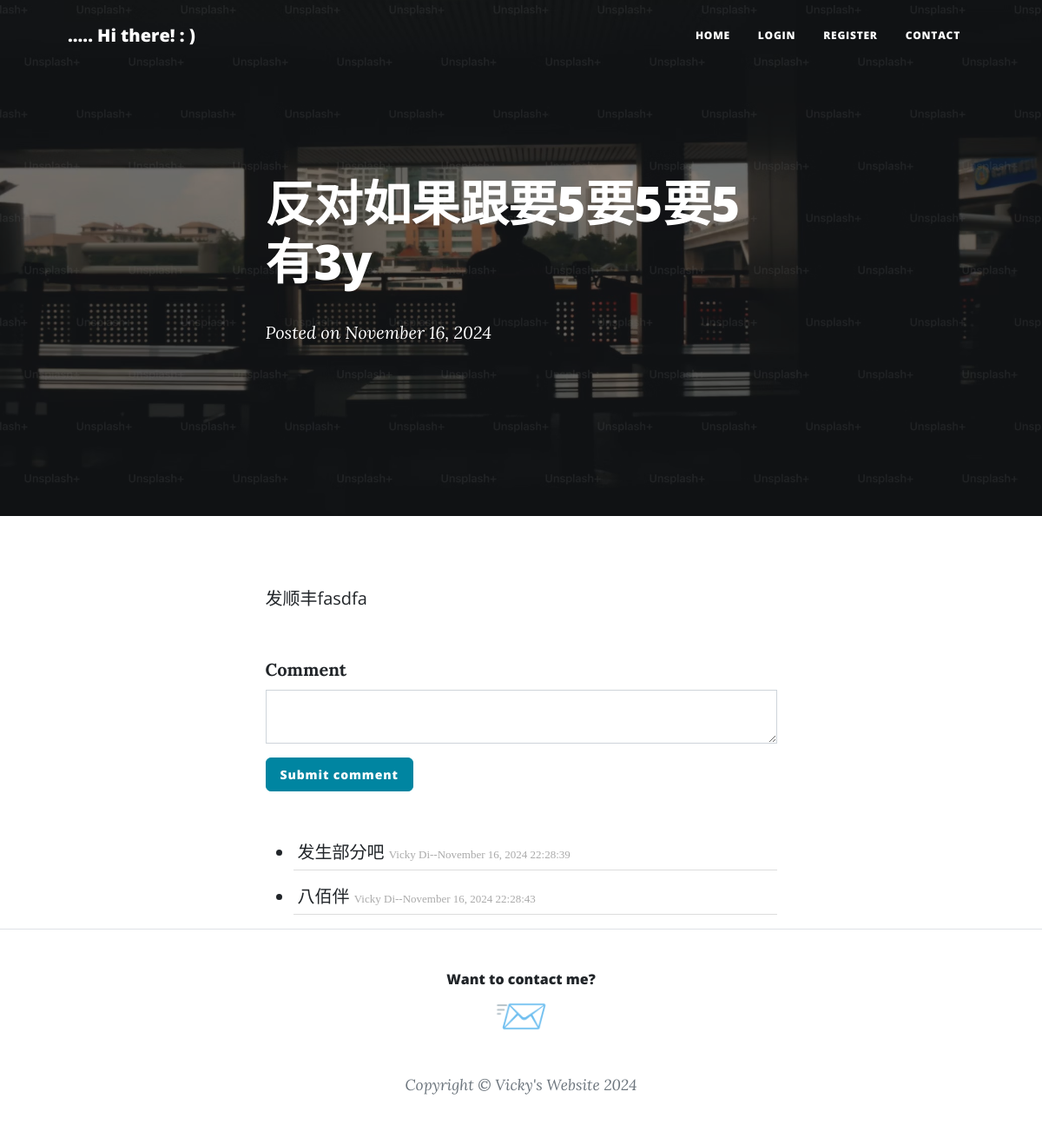
Page /plan/2 on the committed database.
### app.py (models this page shows)
class PlanPost(db.Model):
    __tablename__ = "plan_posts"
    id: Mapped[int] = mapped_column(Integer, primary_key=True)
    author_id: Mapped[int] = mapped_column(Integer, db.ForeignKey("users.id"))
    author = relationship("User", back_populates="plan_posts")
    title: Mapped[str] = mapped_column(String(250), nullable=False)
    date: Mapped[str] = mapped_column(String(250), nullable=False)
    body: Mapped[str] = mapped_column(Text, nullable=False)
    img_url: Mapped[str] = mapped_column(String(250), nullable=True)
    category: Mapped[str] = mapped_column(String(250), nullable=False)
    comments = relationship("Comment", back_populates="parent_plan_post")
    status: Mapped[str] = mapped_column(String(250), nullable=False)
    month: Mapped[str] = mapped_column(String(500), nullable=False)
    year: Mapped[str] = mapped_column(String(250), nullable=False)

class Comment(db.Model):
    __tablename__ = "comments"
    id: Mapped[int] = mapped_column(Integer, primary_key=True)
    text: Mapped[str] = mapped_column(Text, nullable=False)
    author_id: Mapped[int] = mapped_column(Integer, db.ForeignKey("users.id"))
    comment_author = relationship("User", back_populates="comments")
    blog_post_id: Mapped[int] = mapped_column(Integer, db.ForeignKey("blog_posts.id"), nullable=True)
    plan_post_id: Mapped[int] = mapped_column(Integer, db.ForeignKey("plan_posts.id"), nullable=True)
    parent_blog_post = relationship("BlogPost", back_populates="comments")
    parent_plan_post = relationship("PlanPost", back_populates="comments")
    date: Mapped[str] = mapped_column(String(250), nullable=False)

class User(UserMixin,db.Model):
    __tablename__ = "users"
    id: Mapped[int] = mapped_column(Integer, primary_key=True)
    email: Mapped[str] = mapped_column(String(250), unique=True, nullable=False)
    name: Mapped[str] = mapped_column(String(250), nullable=False)
    password: Mapped[str] = mapped_column(String(250), nullable=False)
    blog_posts = relationship("BlogPost", back_populates="author")  # 对应 BlogPost 的 back_populates
    plan_posts = relationship("PlanPost", back_populates="author")  # 对应 PlanPost 的 back_populates
    comments = relationship("Comment", back_populates="comment_author")

### app.py (the view, shortened to what this page needs)
@app.route("/plan/<int:plan_id>", methods=["GET", "POST"])
def show_plan(plan_id):
    comment_form = CommentForm()
    requested_plan = db.get_or_404(PlanPost, plan_id)
    return render_template("plan.html", plan=requested_plan, logged_in=current_user.is_authenticated, form = comment_form)

### forms.py
class CommentForm(FlaskForm):
    body =  CKEditorField("Comment", validators=[DataRequired()])
    submit = SubmitField(label="Submit comment")

### templates/plan.html (shortened to what this page needs)
{% from "bootstrap5/form.html" import render_form %}
{% include "header.html" %}
<header class="masthead" style="background-image: url('{{url_for('static', filename=plan.img_url)}}')">
  <div class="container position-relative px-4 px-lg-5">
    <div class="row gx-4 gx-lg-5 justify-content-center">
      <div class="col-md-10 col-lg-8 col-xl-7">
        <div class="post-heading">
          <h1>{{ plan.title }}</h1>
          <br>
          <span class="meta"
            >Posted on {{ plan.date }}
          </span>
        </div>
      </div>
    </div>
  </div>
</header>
<article>
  <div class="container px-4 px-lg-5">
    <div class="row gx-4 gx-lg-5 justify-content-center">
      <div class="col-md-10 col-lg-8 col-xl-7">
        {{ plan.body|safe }}
        <div class="comment">
          {{ render_form(form) }}
          <ul class="commentList">
            {% for comment in plan.comments: %}
            <li>
              <div class="commentText">
                {{comment.text|safe}}
                <span class="sub-text">{{comment.comment_author.name}}--{{comment.date}}</span>
              </div>
            </li>
            {% endfor %}
          </ul>
        </div>
      </div>
    </div>
  </div>
</article>
{% include "footer.html" %}

### templates/header.html (style rules this page uses)
*, *::before, *::after { box-sizing: border-box; }
.container { width: 100%; margin: 0 auto; padding: 0; }
body, html { margin: 0; padding: 0; overflow-x: hidden; }

### rows in the picture
PlanPost: img_url (picture), title "反对如果跟要5要5要5有3y", date "November 16, 2024", body "发顺丰fasdfa"
Comment: text "发生部分吧", comment_author.name "Vicky Di", date "November 16, 2024 22:28:39"
Comment: text "八佰伴", comment_author.name "Vicky Di", date "November 16, 2024 22:28:43"
